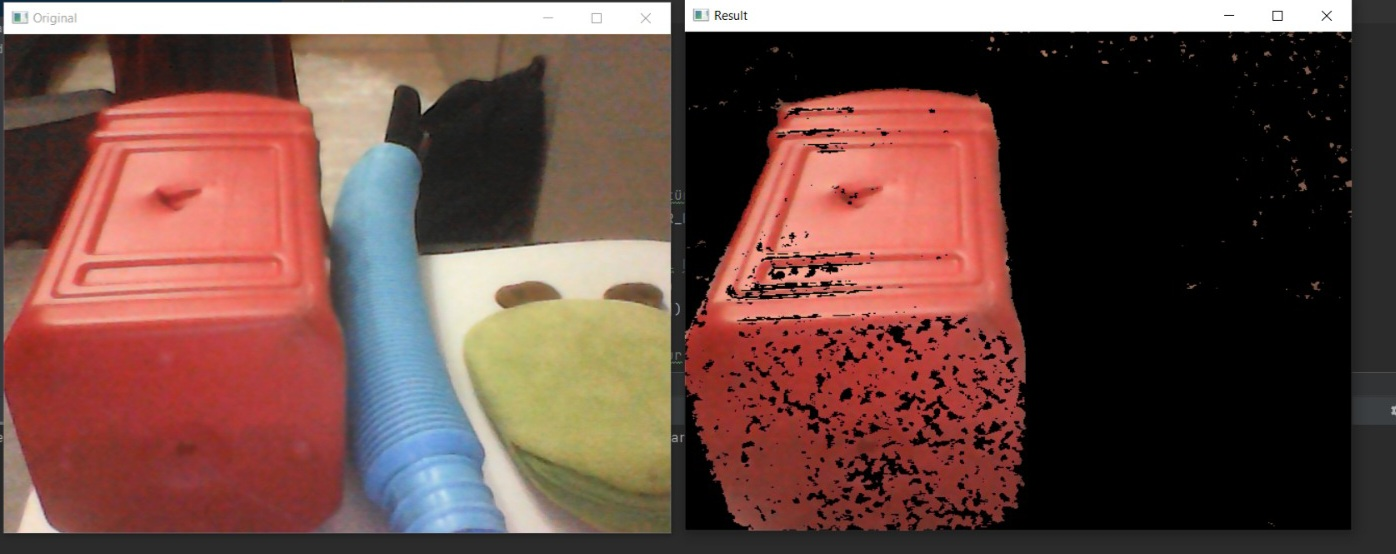
#> input picture InonuUniversitesiGoruntuIslemeLabProjeleri/GI_Odev2/image.jpg, 1396 x 554 px, given in place of the camera
$ python main.py
#> lines starting #> are read from the running program, lines starting #| are printed output that depends on the picture; after the words box and inside, x2 and y2 are one past the last pixel; in counts of white or black regions, pixels touching at a corner belong together
import cv2
import numpy as np

# Kamera girişi
cap = cv2.VideoCapture(0)

while True:
    # Görüntüyü oku
    ret, frame = cap.read()
#> frame is the input picture: shape (554, 1396, 3); mean B, G, R 69.2, 75.7, 108.6

    # Görüntüyü HSV renk uzayına dönüştür
    hsv = cv2.cvtColor(frame, cv2.COLOR_BGR2HSV)
#> hsv: shape (554, 1396, 3); mean H, S, V 20.1, 81, 112.1

    # Kırmızı rengin HSV renk aralığını belirle
    lower_red = np.array([0, 100, 100])
    upper_red = np.array([10, 255, 255])

    # Renk aralığına uygun maske oluştur
    mask = cv2.inRange(hsv, lower_red, upper_red)
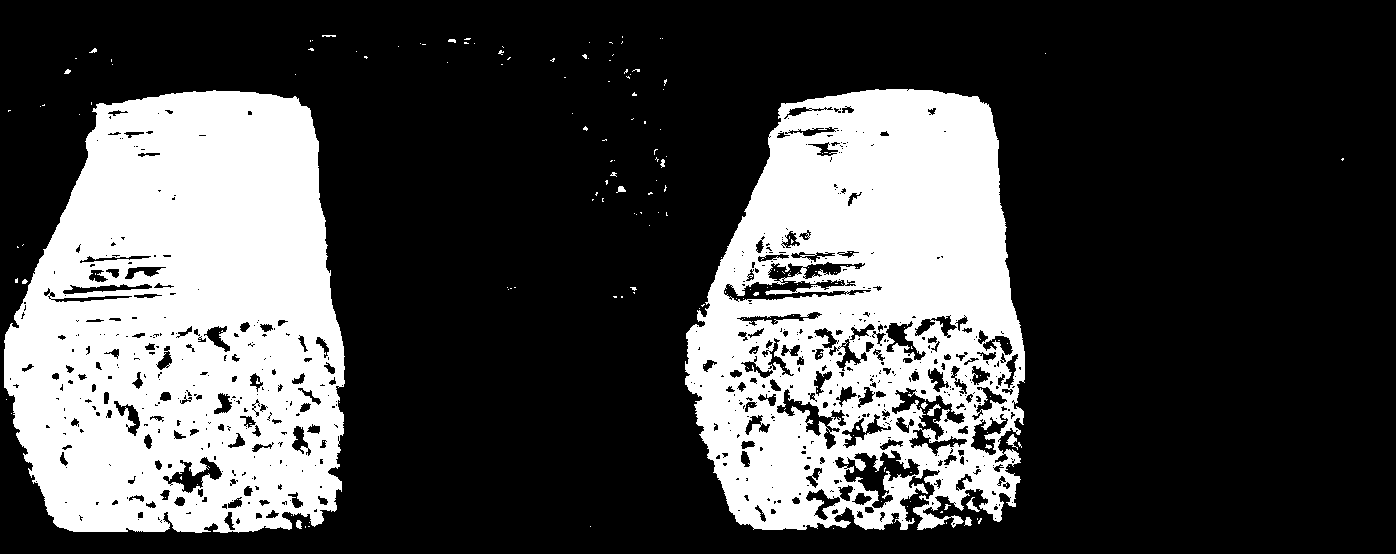
#> mask: shape (554, 1396); 28.3% white; 188 white regions (171 under 20 px), largest, box (x1, y1, x2, y2) and area: (4, 90, 345, 533) 116391, (685, 89, 1025, 530) 101398, (1006, 434, 1018, 450) 78

    # Bitwise AND işlemi ile orijinal görüntüde belirtilen renk aralığına uygun pikselleri göster
    result = cv2.bitwise_and(frame, frame, mask=mask)
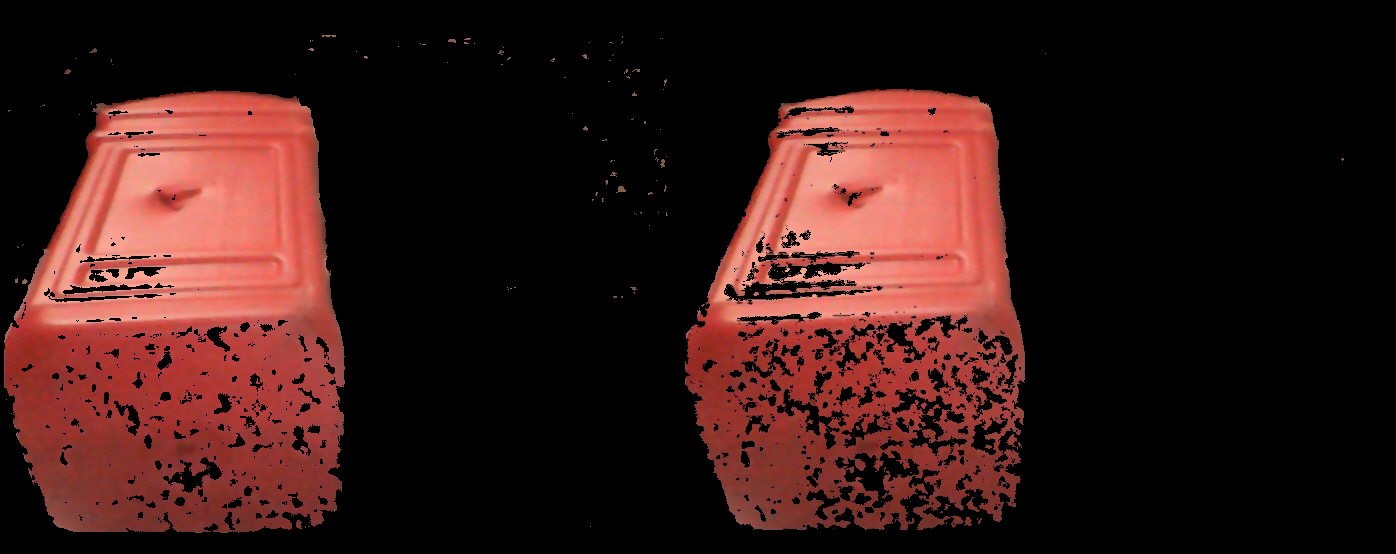
#> result: shape (554, 1396, 3); mean B, G, R 21.4, 24.1, 52.9

    # Görüntüleri ekranda göster
    cv2.imshow('Original', frame)
    cv2.imshow('Result', result)

    # 'q' tuşuna basıldığında çıkış yap
    if cv2.waitKey(1) & 0xFF == ord('q'):
#> (key q is pressed here)
        break

# Kaynakları serbest bırak
cap.release()
cv2.destroyAllWindows()
